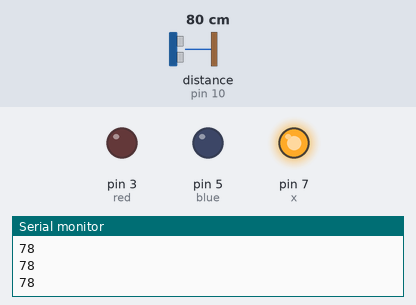
A sketch run on a simulated Arduino Uno, built with avr-gcc and run on an emulated ATmega328P. Shown: output pins drawn as LEDs (lit = HIGH), the last lines printed to the serial monitor. Wiring (inferred from the names in the program): ultrasonic range finder: trigger pin 6; echo pin 10. Inputs (shaded band) come from the test bench; at power-on: distance to the obstacle (sensor on pin 10) 80 cm. The echo pulse lasts 58.3 µs per cm; pins used as bus, display or sensor lines are not drawn.

Above: at 1.2 s.
1.3 s: distance to the obstacle (sensor on pin 10) set to 2 cm
At 1.8 s:
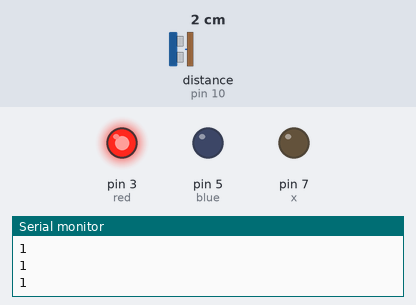
2.8 s: distance to the obstacle (sensor on pin 10) set to 18 cm
At 4.0 s:
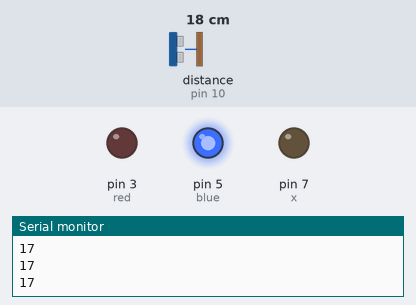
4.3 s: distance to the obstacle (sensor on pin 10) set to 250 cm
At 4.6 s:
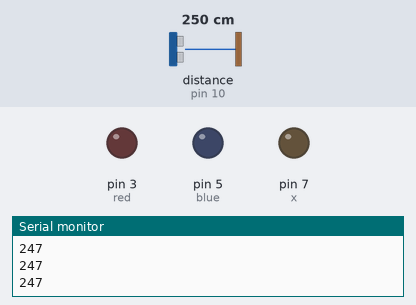
5.8 s: distance to the obstacle (sensor on pin 10) set to 205 cm
7.3 s: distance to the obstacle (sensor on pin 10) set to 198 cm
At 8.1 s:
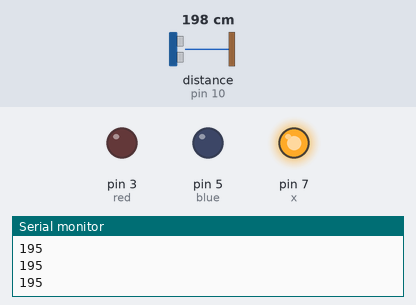
8.8 s: distance to the obstacle (sensor on pin 10) set to 4 cm
At 9.1 s:
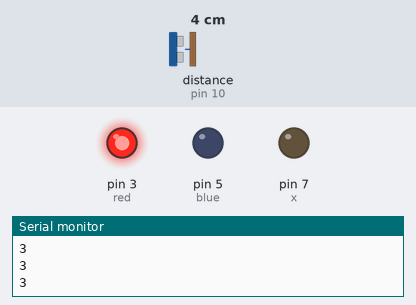
Timing chart, 0 to 11.3 s (numbered marks = the images above; inputs shaded):
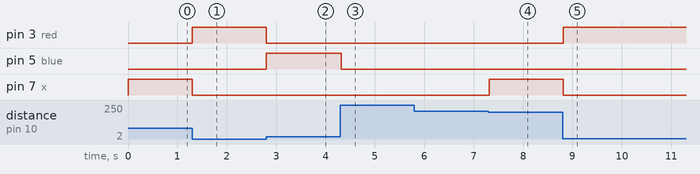

Measured:
- the behaviour switches between 203 and 202 cm on distance to the obstacle (sensor on pin 10) (found by bisection; images 3 and 4)
- after the input at 1.3 s, pin 3 (red): LOW → HIGH at once; pin 7 (x): HIGH → LOW at once
- after the input at 2.8 s, pin 3 (red): HIGH → LOW at once; pin 5 (blue): LOW → HIGH at once
- after the input at 4.3 s, pin 5 (blue): HIGH → LOW at once
- after the input at 7.3 s, pin 7 (x): LOW → HIGH at once
- after the input at 8.8 s, pin 3 (red): LOW → HIGH at once; pin 7 (x): HIGH → LOW at once

The sketch:

3.ino
```cpp
// ultrasonic with 3 leds to determine distance

int echopin=10;
int trigpin =6;
int distance;
int duration;
int blue =5 ;
int red =3 ;
int x =7 ;
void setup() {

pinMode (trigpin,OUTPUT);
pinMode(echopin,INPUT);
Serial.begin(9600);
pinMode (red,OUTPUT);
pinMode(blue,OUTPUT);
pinMode(x,OUTPUT);


}
void loop () {
   digitalWrite(trigpin,LOW);
    delayMicroseconds (2);
    digitalWrite(trigpin,HIGH);
    digitalWrite(trigpin,LOW);
    duration=pulseIn(echopin,HIGH);
    distance=duration*.034/2 ;
    Serial.println (distance);
  if (distance<10) {
    digitalWrite(red,HIGH);
    digitalWrite(blue,LOW);
    digitalWrite(x,LOW);
    delay (2);}
else if ( distance >10 && distance <70 )
    {
  digitalWrite(blue,HIGH);
   digitalWrite(x,LOW);
   digitalWrite(red,LOW);
   delay (2); }
 else if (distance>70 && distance<200)
 {
    digitalWrite(x,HIGH);
     digitalWrite (blue ,LOW );
    delay (2); }
  else { digitalWrite(red, LOW);
    digitalWrite (blue ,LOW );
    digitalWrite(x,LOW);
 }


    }
```
